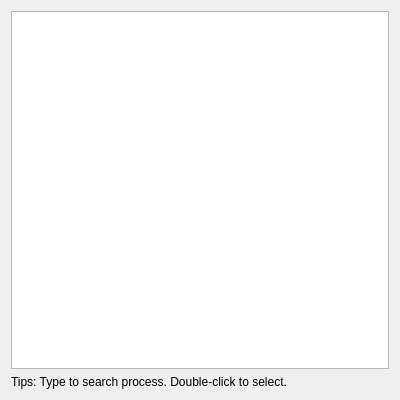
<?xml version="1.0" encoding="UTF-8"?>
<ui version="4.0">
 <class>chooseProc</class>
 <widget class="QWidget" name="chooseProc">
  <property name="geometry">
   <rect>
    <x>0</x>
    <y>0</y>
    <width>400</width>
    <height>400</height>
   </rect>
  </property>
  <property name="windowTitle">
   <string>Choose Process</string>
  </property>
  <layout class="QVBoxLayout" name="verticalLayout_2">
   <item>
    <widget class="QTreeView" name="procTreeView"/>
   </item>
   <item>
    <widget class="QLabel" name="label">
     <property name="text">
      <string>Tips: Type to search process. Double-click to select.</string>
     </property>
    </widget>
   </item>
  </layout>
 </widget>
 <resources/>
 <connections/>
</ui>
